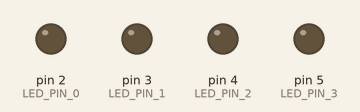
Bench run of a sketch on a simulated Arduino Uno, built with avr-gcc and run on an emulated ATmega328P. Shown: output pins drawn as LEDs (lit = HIGH).

Above: at 0.1 s.
At 0.9 s:
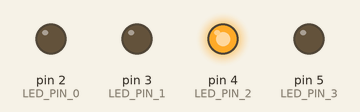
At 1.7 s:
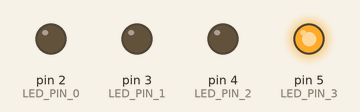
At 3.5 s:
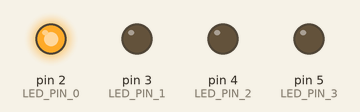
At 5.3 s:
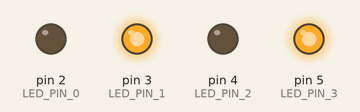
At 7.1 s:
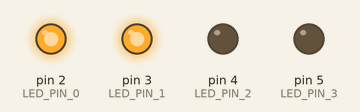
Timing chart, 0 to 7.4 s (numbered marks = the images above):
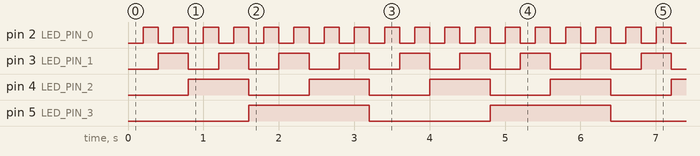

Measured:
- by itself, pin 2 (LED_PIN_0): alternates HIGH for 0.20 s and LOW for 0.20 s
- by itself, pin 3 (LED_PIN_1): alternates HIGH for 0.40 s and LOW for 0.40 s
- by itself, pin 4 (LED_PIN_2): alternates HIGH for 0.80 s and LOW for 0.80 s
- by itself, pin 5 (LED_PIN_3): alternates HIGH for 1.6 s and LOW for 1.6 s

The sketch:

sketch_jul8a.ino
```cpp
int LED_PIN_0 = 2;
int LED_PIN_1 = 3;
int LED_PIN_2 = 4;
int LED_PIN_3 = 5;
int DELAY_MS = 200;
int STARTER = 0;

void setup() {
  // put your setup code here, to run once:
  pinMode(LED_PIN_0, OUTPUT);
  pinMode(LED_PIN_1, OUTPUT);
  pinMode(LED_PIN_2, OUTPUT);
  pinMode(LED_PIN_3, OUTPUT);
}

void loop() {
  // put your main code here, to run repeatedly:
  runBinary(STARTER);
  STARTER++;
  STARTER = STARTER % 16;
}


void runBinary(int number) {
  digitalWrite(LED_PIN_0, number % 2);
  number /= 2;
  digitalWrite(LED_PIN_1, number % 2);
  number /= 2;
  digitalWrite(LED_PIN_2, number % 2);
  number /= 2;
  digitalWrite(LED_PIN_3, number % 2);
  delay(DELAY_MS);
}
```
